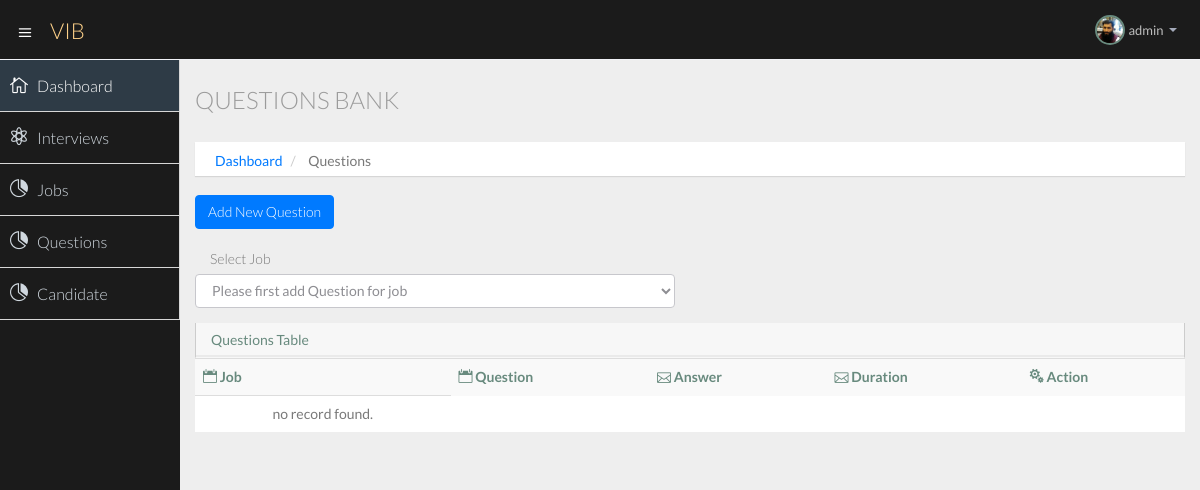
The page /company/questions/ (signed in) on the database as committed earlier.
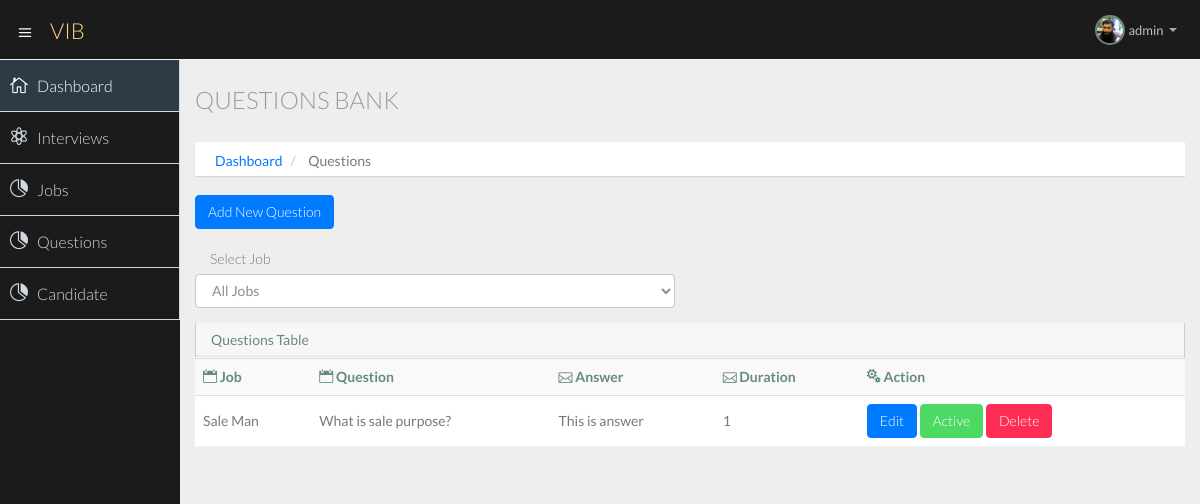
The same page on the database as committed later.
### company/models.py (models this page shows, shortened)
class QuestionBank(models.Model):
    id = models.AutoField(primary_key=True)
    user = models.ForeignKey(User, on_delete=models.CASCADE)
    job = models.ForeignKey(Jobs, on_delete=models.CASCADE)
    question = models.CharField(max_length=300)
    answer = models.CharField(max_length=800)
    time = models.IntegerField()
    pos_tdate = models.DateTimeField(auto_now_add=True, blank=True)
    question_status =models.BooleanField(default=True)

class Jobs(models.Model):
    id = models.AutoField(primary_key=True)
    user = models.ForeignKey(User, on_delete=models.CASCADE)
    job_title = models.CharField(max_length=200)
    job_discription = models.CharField(max_length=800)
    pos_tdate = models.DateTimeField(auto_now_add=True, blank=True)
    job_status =models.BooleanField(default=True)

### company/views.py (the view)
# urls.py: path('company/questions/', views.questions, name='questions'),
def questions(request):
    user = User.objects.get(username=request.user.username)
    allquestions = QuestionBank.objects.filter(user=user)
    alljobs = Jobs.objects.filter(user=user)
    context = {'allquestions':allquestions,'alljobs':alljobs}
    return render(request, 'company/questionsbank.html', context)

### templates/company/questionsbank.html (shortened to what this page needs)
{% extends 'company/basic.html' %}
{% block body %}
{% load static %}
<section id="main-content">
    <section class="wrapper">
        <div class="row">
            <div class="col-lg-12">
                <h3 class="page-header"> Questions Bank</h3>
                <ol class="breadcrumb">
                    <li><a href="/company/dashboard">Dashboard</a></li>
                    <li>Questions</li>
                </ol>
            </div>
        </div>
        <div class="row ">
            <div class="col-lg-12">
                <a class="btn btn-primary" href="/company/questions/add-new-questions/">Add New Question</a>
            </div><br>
            <div class="col-lg-6">
                <label for="inputJob" class="col-lg-3 control-label">Select Job</label>
                <select class="form-control m-bot15" onchange="GetSelectedTextValue(this)">
                    {% if allquestions %}
                        {% if not id %}
                            <option Selected >All Jobs</option>
                        {% else %}
                                <option Value='all'>All Jobs</option>
                        {% endif %}
                    {% else %}
                        <option>Please first add Question for job</option>
                    {% endif %}
                </select>
            </div>
        </div>
        <div class="row">
            <div class="col-lg-12">
                <section class="panel">
                    <header class="panel-heading">
                        Questions Table
                    </header>
                    <table class="table table-striped table-advance table-hover">
                        <tbody>
                            <tr>
                                <th><i class="icon_calendar"></i> Job</th>
                                <th><i class="icon_calendar"></i> Question</th>
                                <th><i class="icon_mail_alt"></i> Answer</th>
                                <th><i class="icon_mail_alt"></i> Duration</th>
                                <th><i class="icon_cogs"></i> Action</th>
                            </tr>
                            {% if allquestions %}
                            {% for question in allquestions %}
                            <tr>
                                <td>{{question.job.job_title}}</td>
                                <td>{{question.question}}</td>
                                <td>{{question.answer}}</td>
                                <td>{{question.time}}</td>
                                <td>
                                    <div class="">
                                        <a class="btn btn-primary" href="{% url 'qupdate' question.id %}">Edit</a>
                                        {% if question.question_status %}
                                        <a class="btn btn-success" href="{% url 'qstatus' question.id %}">Active</a>
                                        {% else %}
                                        <a class="btn btn-danger" href="{% url 'qstatus' question.id %}">Deactive</a>
                                        {% endif %}
                                        <a class="btn btn-danger" href="{% url 'qdelete' question.id %}">Delete</a>
                                      </div>
                                </td>
                            </tr>
                            {% endfor %}
              {% else %}
              <tr>
                <td class="text-center">no record found.</td>
              </tr>
              {% endif %}
                        </tbody>
                    </table>
                </section>
            </div>
        </div>
    </section>
</section>
{% endblock body %}

Rows that differ between the two databases and show on the page:
added QuestionBank: job.job_title "Sale Man", question "What is sale purpose?", answer "This is answer", time "1", question_status "Active"
Other text that changed with them:
form field value: "Please first add Question for job" → "All Jobs"
text no longer shown: "no record found."
